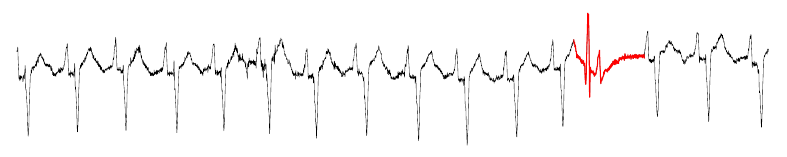

Reproduce this figure in gnuplot.
set terminal pdf size 20cm,4cm
set output "mitdbx108.pdf"
set datafile commentschars "#@"
unset key
unset tics
unset border
plot "mitdbx108.arff" u 2 notitle w lines lt -1, \
	"mitdbx108.arff" u ($0):($4>0?$2:1/0) notitle w lines lc rgb 'red' lw 3

